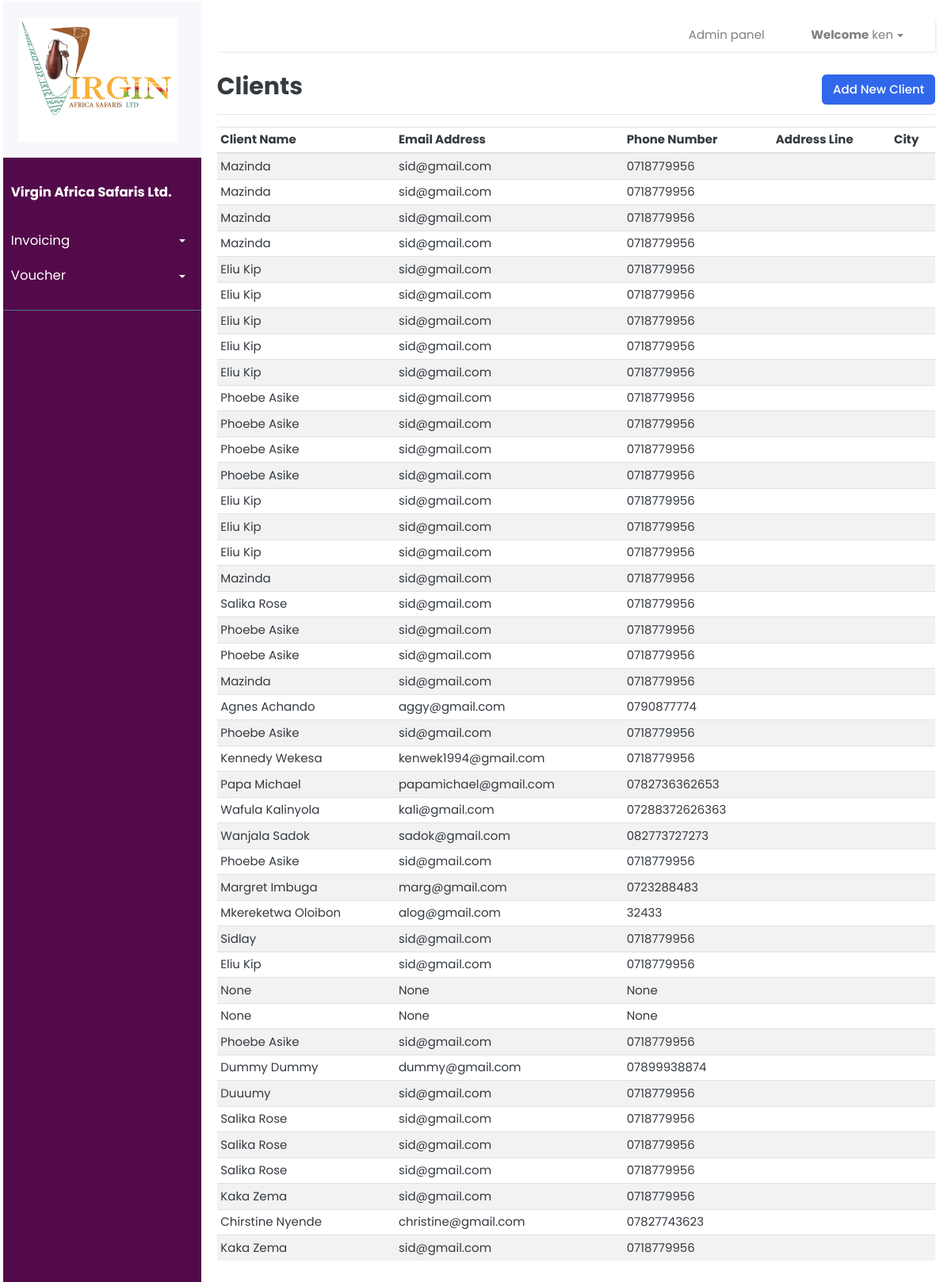
Screenshot of /clients/ (signed in) with the database file from the repository.
### invoice/models.py (models this page shows, shortened)
class Client(models.Model):
	clientName = models.CharField(null=True, blank=True, max_length=200)
	address = models.CharField(null=True, blank=True, max_length=200)
	postalCode = models.CharField(null=True, blank=True, max_length=10)
	phoneNumber = models.CharField(null=True, blank=True, max_length=100)
	emailAddress = models.CharField(null=True, blank=True, max_length=100)
	uniqueId = models.CharField(null=True, blank=True, max_length=100)
	slug = models.SlugField(max_length=500, unique=True, blank=True, null=True)
	date_created = models.DateTimeField(blank=True, null=True)
	last_updated = models.DateTimeField(blank=True, null=True)

### invoice/views.py (the view)
# urls.py: path('clients/',invoice_views.view_clients, name='clients'),
@login_required
def view_clients(request):
	context = {}
	clients = Client.objects.all()
	context['clients'] = clients
	return render(request, 'client/clients.html', context)

### templates/client/clients.html (shortened to what this page needs)
{% extends 'index.html' %} {% load static %} {% load crispy_forms_tags %}
 {% block content %}
<div
  class="
    d-flex
    justify-content-between
    flex-wrap flex-md-nowrap
    align-items-center
    pt-3
    pb-2
    mb-3
    border-bottom
  "
>
  <h1 class="h2">Clients</h1>
  <div class="btn-toolbar mb-2 mb-md-0">
    <div class="btn-group me-2">
      <button
        href="{% url 'create-client'%}"
        type="button"
        class="btn btn-primary"
        data-bs-toggle="modal"
      >
        Add New Client
      </button>
    </div>
  </div>
</div>
{% if clients|length > 0 %}
<div class="table-responsive">
  <table class="table table-striped table-sm">
    <thead>
      <tr>
        <th scope="col">Client Name</th>
        <th scope="col">Email Address</th>
        <th scope="col">Phone Number</th>
        <th scope="col">Address Line</th>
        <th scope="col">City</th>
      </tr>
    </thead>
    <tbody>
      {% for client in clients %}
      <tr>
        <td>{{client.clientName}}</td>
        <td>{{client.emailAddress}}</td>
        <td>{{client.phoneNumber}}</td>
        <td>{{client.addressLine1}}</td>
        <td>{{client.city}}</td>
      </tr>
      {% endfor %}
    </tbody>
  </table>
</div>
{% else %}
<div class="row">
  <div class="col-lg-2"></div>
  <div class="col-lg-8"></div>
  <div class="col-lg-3"></div>
</div>
{% endif %}
{% endblock %}

### templates/index.html (shortened to what this page needs)
{% load static %} {% load crispy_forms_tags %}
<!DOCTYPE html>
<html lang="en">
  <head>
    <link
      href="{% static 'css/bootstrap.css' %}"
      rel="stylesheet"
      type="text/css"
    />
    <link
      href="{% static 'fonts/fontawesome/css/all.min.css' %}"
      type="text/css"
      rel="stylesheet"
    />
    <link href="{% static 'css/ui.css' %}" rel="stylesheet" type="text/css" />
    <link href="{% static 'css/doc.css' %}" rel="stylesheet" type="text/css" />
    <link href="{% static 'css/home.css' %}" rel="stylesheet" type="text/css" />
    <link
      href="{% static 'css/responsive.css' %}"
      rel="stylesheet"
      media="only screen and (max-width: 1200px)"
    />
  </head>
  <body class="forms_body">
    <div class="wrapper">
      <nav class="ml-1" id="sidebar">
        <div class="sidebar-header">
          <img
            src="{% static 'images/logo.PNG' %}"
            style="width: 100%; max-width: 200px"
            alt="Logo"
          />
        </div>
        <ul class="list-unstyled components">
          <p><b>Virgin Africa Safaris Ltd.</b></p>
          <li>
            <a
              href="#homeSubmenu"
              data-toggle="collapse"
              aria-expanded="false"
              class="dropdown-toggle"
              >Invoicing</a
            >
          </li>
          <li>
            <a
              href="#pageSubmenu"
              data-toggle="collapse"
              aria-expanded="false"
              class="dropdown-toggle"
              >Voucher</a
            >
          </li>
        </ul>
        <ul class="list-unstyled CTAs">
        </ul>
      </nav>
      <div id="content">
        <nav class="navbar navbar-expand-lg navbar-light">
          <div class="container-fluid">
            <div class="collapse navbar-collapse" id="navbarSupportedContent">
              <ul class="nav navbar-nav ml-auto">
                <li class="nav-item mr-3">
                  <a
                    class="nav-link mr-4"
                    href="/admin"
                    id="navbarDropdown"
                    role="button"
                    data-toggle="dropdown"
                    aria-haspopup="true"
                    aria-expanded="false"
                    >Admin panel</a
                  >
                </li>
                <li class="nav-item dropdown">
                  <a
                    class="nav-link dropdown-toggle mr-4"
                    href="#"
                    id="navbarDropdown"
                    role="button"
                    data-toggle="dropdown"
                    aria-haspopup="true"
                    aria-expanded="false"
                  >
                    <b>Welcome</b> {{user.get_username}}
                  </a>
                </li>
              </ul>
            </div>
          </div>
        </nav>
        {% block content %} {% endblock %}
      </div>
    </div>
  </body>
</html>

### static/css/ui.css (style rules this page uses)
html { font-family: "Inter", sans-serif; font-size: 15px; }
[class*="list-"] li:after { visibility: hidden; display: block; content: ""; overflow: hidden; height: 0; clear: both; }

### static/css/home.css (style rules this page uses)
* { padding-top: 0; }
body { font-family: "Poppins", sans-serif; background: #ffffff; padding-top: 2px; }
p { font-family: "Poppins", sans-serif; font-size: 1.1em; font-weight: 300; line-height: 1.7em; color: #999; }
a, a:hover, a:focus { color: inherit; text-decoration: none; transition: all 0.3s; }
.navbar { padding: 15px 10px; background: #fff; border: none; border-radius: 0; margin-bottom: 10px; box-shadow: 1px 1px 3px rgba(0, 0, 0, 0.1); }
.navbar-expand-lg { background-color: #ffffff; width: 100%; height: 40px; }
.wrapper { display: flex; width: 100%; align-items: stretch; }
#sidebar { min-width: 250px; max-width: 150px; margin-top: 0; background: #530a4a; color: #fff; transition: all 0.3s; }
#sidebar .sidebar-header { padding: 20px; background: #f8f8fc; }
#sidebar ul.components { padding: 20px 0; border-bottom: 1px solid #47748b; }
#sidebar ul p { color: #fff; padding: 10px; }
#sidebar ul li a { padding: 10px; font-size: 1.1em; display: block; }
a[data-toggle="collapse"] { position: relative; }
.dropdown-toggle::after { display: block; position: absolute; top: 50%; right: 20px; transform: translateY(-50%); }
ul.CTAs { padding: 20px; }
#content { width: 100%; margin: 0; padding: 20px; padding-top: 0px; min-height: 100vh; transition: all 0.3s; }

### rows the page displays
Client: clientName "Mazinda", emailAddress "sid@gmail.com", phoneNumber "0718779956"
Client: clientName "Mazinda", emailAddress "sid@gmail.com", phoneNumber "0718779956"
Client: clientName "Mazinda", emailAddress "sid@gmail.com", phoneNumber "0718779956"
Client: clientName "Mazinda", emailAddress "sid@gmail.com", phoneNumber "0718779956"
Client: clientName "Eliu Kip", emailAddress "sid@gmail.com", phoneNumber "0718779956"
Client: clientName "Eliu Kip", emailAddress "sid@gmail.com", phoneNumber "0718779956"
Client: clientName "Eliu Kip", emailAddress "sid@gmail.com", phoneNumber "0718779956"
Client: clientName "Eliu Kip", emailAddress "sid@gmail.com", phoneNumber "0718779956"
Client: clientName "Eliu Kip", emailAddress "sid@gmail.com", phoneNumber "0718779956"
Client: clientName "Phoebe Asike", emailAddress "sid@gmail.com", phoneNumber "0718779956"
Client: clientName "Phoebe Asike", emailAddress "sid@gmail.com", phoneNumber "0718779956"
Client: clientName "Phoebe Asike", emailAddress "sid@gmail.com", phoneNumber "0718779956"
Client: clientName "Phoebe Asike", emailAddress "sid@gmail.com", phoneNumber "0718779956"
Client: clientName "Eliu Kip", emailAddress "sid@gmail.com", phoneNumber "0718779956"
Client: clientName "Eliu Kip", emailAddress "sid@gmail.com", phoneNumber "0718779956"
Client: clientName "Eliu Kip", emailAddress "sid@gmail.com", phoneNumber "0718779956"
Client: clientName "Mazinda", emailAddress "sid@gmail.com", phoneNumber "0718779956"
Client: clientName "Salika Rose", emailAddress "sid@gmail.com", phoneNumber "0718779956"
Client: clientName "Phoebe Asike", emailAddress "sid@gmail.com", phoneNumber "0718779956"
Client: clientName "Phoebe Asike", emailAddress "sid@gmail.com", phoneNumber "0718779956"
Client: clientName "Mazinda", emailAddress "sid@gmail.com", phoneNumber "0718779956"
Client: clientName "Agnes Achando", emailAddress "aggy@gmail.com", phoneNumber "0790877774"
Client: clientName "Phoebe Asike", emailAddress "sid@gmail.com", phoneNumber "0718779956"
Client: clientName "Kennedy Wekesa", emailAddress "kenwek1994@gmail.com", phoneNumber "0718779956"
Client: clientName "Papa Michael", emailAddress "papamichael@gmail.com", phoneNumber "0782736362653"
Client: clientName "Wafula Kalinyola", emailAddress "kali@gmail.com", phoneNumber "07288372626363"
Client: clientName "Wanjala Sadok", emailAddress "sadok@gmail.com", phoneNumber "082773727273"
Client: clientName "Phoebe Asike", emailAddress "sid@gmail.com", phoneNumber "0718779956"
Client: clientName "Margret Imbuga", emailAddress "marg@gmail.com", phoneNumber "0723288483"
Client: clientName "Mkereketwa Oloibon", emailAddress "alog@gmail.com", phoneNumber "32433"
Client: clientName "Sidlay", emailAddress "sid@gmail.com", phoneNumber "0718779956"
Client: clientName "Eliu Kip", emailAddress "sid@gmail.com", phoneNumber "0718779956"
Client: clientName "None", emailAddress "None", phoneNumber "None"
Client: clientName "None", emailAddress "None", phoneNumber "None"
Client: clientName "Phoebe Asike", emailAddress "sid@gmail.com", phoneNumber "0718779956"
Client: clientName "Dummy Dummy", emailAddress "dummy@gmail.com", phoneNumber "07899938874"
Client: clientName "Duuumy", emailAddress "sid@gmail.com", phoneNumber "0718779956"
Client: clientName "Salika Rose", emailAddress "sid@gmail.com", phoneNumber "0718779956"
Client: clientName "Salika Rose", emailAddress "sid@gmail.com", phoneNumber "0718779956"
Client: clientName "Salika Rose", emailAddress "sid@gmail.com", phoneNumber "0718779956"
Client: clientName "Kaka Zema", emailAddress "sid@gmail.com", phoneNumber "0718779956"
Client: clientName "Chirstine Nyende", emailAddress "christine@gmail.com", phoneNumber "07827743623"
Client: clientName "Kaka Zema", emailAddress "sid@gmail.com", phoneNumber "0718779956"

### other values shown
{{ user.get_username }} "ken"
